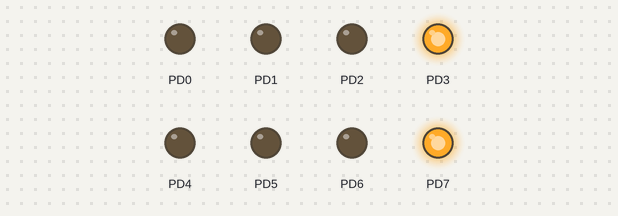
The program below on a simulated ATmega128, built with avr-gcc and emulated at 16 MHz. Parts: output pins drawn as LEDs (lit = HIGH). At 0.0 s the program stops and its outputs stay as they are.

Above: at 0.1 s.
Timing chart, 0 to 1.5 s (numbered marks = the images above):
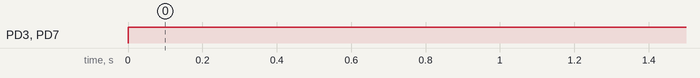

The program:

main.c
```c
/*
 * SevenSegment.c
 *
 * Created: 2019-01-03 오후 2:28:26
 * Author : kccistc
 */

#define F_CPU 16000000L
#include <avr/io.h>
#include <util/delay.h>

int main(void)
{
	uint8_t number[] = {0x88, 0xEB, 0x7C, 0x4F, 0x66, 0x6D, 0x7D, 0x27, 0x7F, 0x67};
	int count = 0;						// 현재 표시할 숫자
	DDRD = 0xFF;						// 제어 핀 8개를 출력으로 설정
	//DDRA = 0xFF;						// PORTA 출력 핀으로 설정

	PORTA = 0x00;

    /* Replace with your application code */
    while (1)
    {
		PORTD = 0x88;
		//PORTD = number[count];			// 숫자 데이터 출력
		//count = (count + 1) % 10;		// 다음에 표시할 숫자

		//_delay_ms(1000);
    }

	return 0;
}
```

Measured:
- by itself, PD3, PD7: LOW → HIGH at 0.00 s
